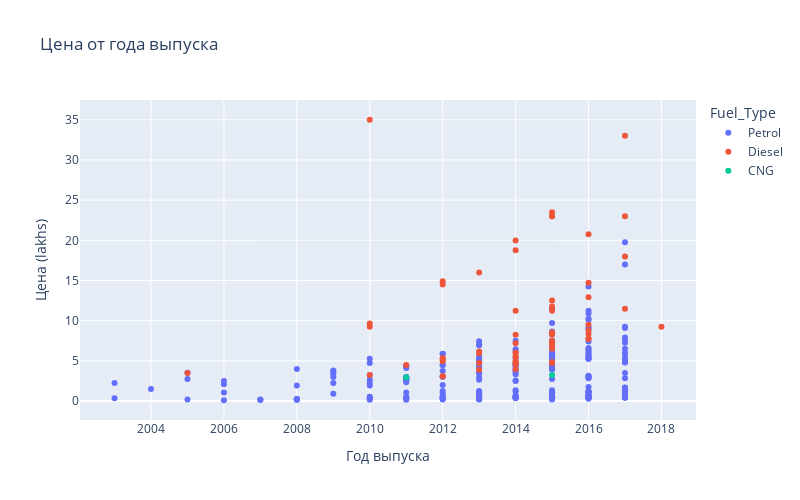

The cell this chart's notebook holds for it:
### Markdown cell above
### 8. График 2 - цена и год выпуска

### Code cell
df = pd.read_csv("/home/alyona/car_price_pred/data/car_data.csv")

fig = px.scatter(
    df,
    x="Year",
    y="Selling_Price",
    color="Fuel_Type",
    title="Цена от года выпуска",
    labels={"Selling_Price": "Цена (lakhs)", "Year": "Год выпуска"},
    width=800, height=500
)
fig.show()

plt.figure(figsize=(8,5))
for fuel_type, group in df.groupby("Fuel_Type"):
    plt.scatter(group["Year"], group["Selling_Price"], label=fuel_type, alpha=0.7)

plt.xlabel("Год выпуска")
plt.ylabel("Цена (lakhs)")
plt.title("Цена от года выпуска")
plt.legend()
plt.grid(True)

plt.savefig("цена_и_год.png") 
plt.close()

print("Вывод: Исходя из графика можно сделать вывод, что машины имеющие дизельный двигатель внутреннего сгорания стоят дороже, нежели машины на природном газе и машины на бензине. Также по графику видно, что чем новее машина, тем она дороже")

### Figure 1 — Plotly figure (JSON) as saved in the notebook; plotly's stock layout.template omitted (floating-point values rounded to 4 significant figures; data arrays with more than 128 entries replaced by an {"elided": "..."} marker saying what was removed)
{"data": [{"hovertemplate": "Fuel_Type=Petrol<br>Год выпуска=%{x}<br>Цена (lakhs)=%{y}<extra></extra>", "legendgroup": "Petrol", "marker": {"color": "#636efa", "symbol": "circle"}, "mode": "markers", "name": "Petrol", "orientation": "v", "showlegend": true, "type": "scatter", "x": {"elided": "239 int values"}, "xaxis": "x", "y": {"elided": "239 float values"}, "yaxis": "y"}, {"hovertemplate": "Fuel_Type=Diesel<br>Год выпуска=%{x}<br>Цена (lakhs)=%{y}<extra></extra>", "legendgroup": "Diesel", "marker": {"color": "#EF553B", "symbol": "circle"}, "mode": "markers", "name": "Diesel", "orientation": "v", "showlegend": true, "type": "scatter", "x": [2013, 2014, 2018, 2015, 2016, 2015, 2015, 2016, 2015, 2016, 2015, 2012, 2014, 2014, 2014, 2014, 2012, 2015, 2017, 2013, 2014, 2014, 2015, 2017, 2014, 2010, 2014, 2011, 2014, 2012, 2016, 2015, 2017, 2015, 2005, 2010, 2014, 2015, 2016, 2010, 2010, 2015, 2015, 2014, 2015, 2012, 2012, 2013, 2013, 2015, 2012, 2013, 2012, 2016, 2014, 2016, 2014, 2015, 2016, 2017], "xaxis": "x", "y": [4.75, 4.6, 9.25, 6.5, 8.75, 7.45, 6.85, 7.75, 7.25, 7.75, 7.45, 3.1, 4.95, 6.0, 5.5, 5.5, 14.9, 23.0, 18.0, 16.0, 19.99, 18.75, 23.5, 33.0, 4.75, 9.25, 3.95, 4.5, 4.9, 14.5, 14.73, 4.75, 23.0, 12.5, 3.49, 35.0, 11.25, 23.0, 20.75, 9.65, 3.25, 4.85, 11.75, 6.0, 8.25, 4.95, 3.1, 6.15, 3.9, 11.25, 5.35, 5.95, 5.2, 12.9, 7.2, 8.35, 8.25, 8.55, 9.5, 11.5], "yaxis": "y"}, {"hovertemplate": "Fuel_Type=CNG<br>Год выпуска=%{x}<br>Цена (lakhs)=%{y}<extra></extra>", "legendgroup": "CNG", "marker": {"color": "#00cc96", "symbol": "circle"}, "mode": "markers", "name": "CNG", "orientation": "v", "showlegend": true, "type": "scatter", "x": [2015, 2011], "xaxis": "x", "y": [3.25, 2.95], "yaxis": "y"}], "layout": {"height": 500, "legend": {"title": {"text": "Fuel_Type"}, "tracegroupgap": 0}, "title": {"text": "Цена от года выпуска"}, "width": 800, "xaxis": {"anchor": "y", "domain": [0, 1], "title": {"text": "Год выпуска"}}, "yaxis": {"anchor": "x", "domain": [0, 1], "title": {"text": "Цена (lakhs)"}}}}
